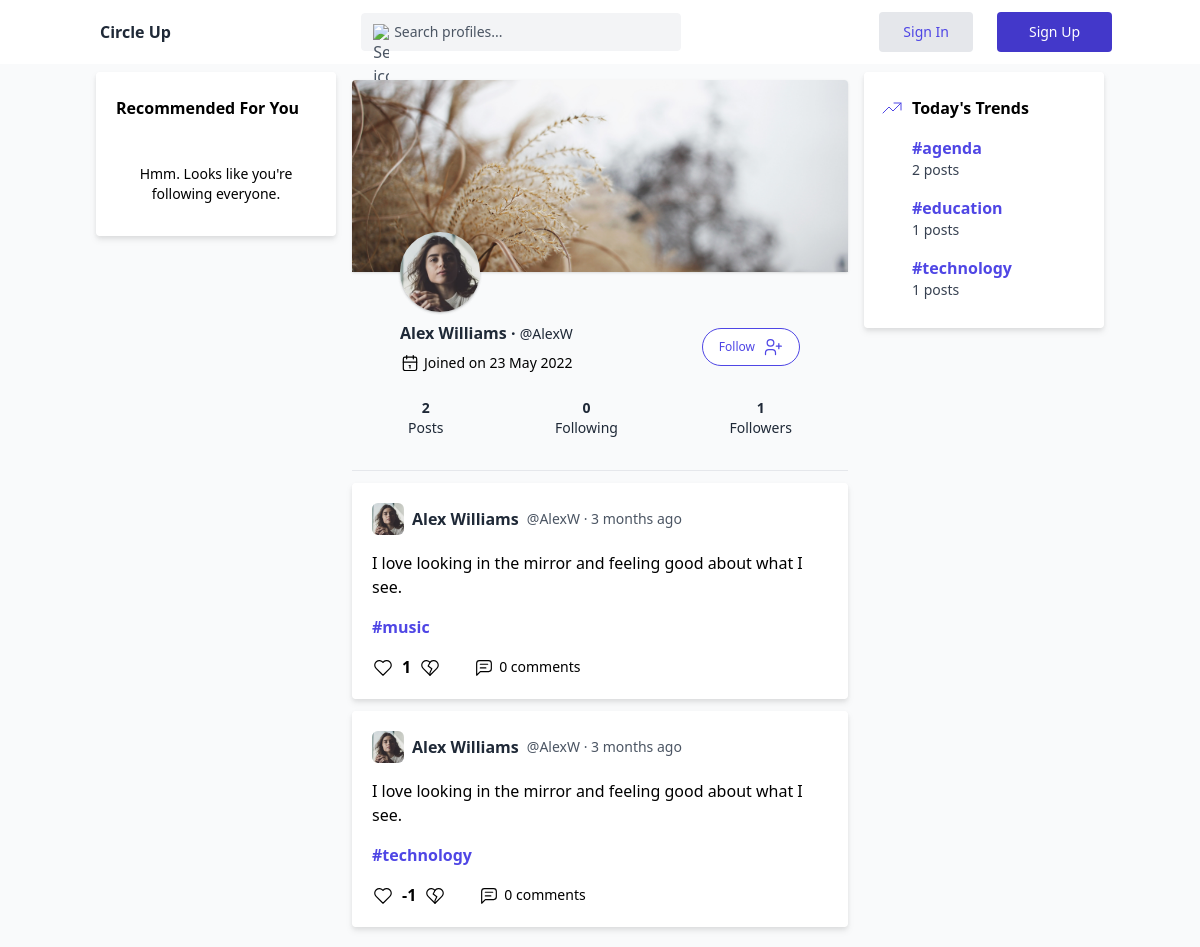
The page /pages/profile.php?user_id=7 on the database its author committed.
### tables this page shows
CREATE TABLE `users` (
  `id` int(11) NOT NULL,
  `username` varchar(255) NOT NULL,
  `first_name` varchar(50) NOT NULL,
  `last_name` varchar(50) NOT NULL,
  `email` varchar(255) NOT NULL,
  `password` varchar(255) NOT NULL,
  `profile_picture` varchar(50) NOT NULL DEFAULT 'default',
  `banner_picture` varchar(50) NOT NULL DEFAULT 'default',
  `role_id` int(11) NOT NULL DEFAULT 3,
  `user_date` timestamp NOT NULL DEFAULT current_timestamp() ON UPDATE current_timestamp()
);

CREATE TABLE `post` (
  `post_id` int(11) NOT NULL,
  `post_title` varchar(280) NOT NULL,
  `post_image` varchar(50) NOT NULL,
  `user_id` int(50) NOT NULL,
  `post_category_id` int(50) NOT NULL,
  `post_date` timestamp NOT NULL DEFAULT current_timestamp()
);

CREATE TABLE `category` (
  `category_id` int(11) NOT NULL,
  `category_title` varchar(50) NOT NULL
);

### scripts/format_date.php (called while the page is built)
<?php
function timeElapsedString($datetime, $full = false)
{
    $now = new DateTime();
    $ago = new DateTime($datetime);
    $diff = $now->diff($ago);
    $diff->w = floor($diff->d / 7);
    $diff->d -= $diff->w * 7;
    $string = [
        'y' => 'year',
        'm' => 'month',
        'w' => 'week',
        'd' => 'day',
        'h' => 'hour',
        'i' => 'minute',
        's' => 'second',
    ];
    foreach ($string as $k => &$v) {
        if ($diff->$k) {
            $v = $diff->$k . " $v" . ($diff->$k > 1 ? 's' : '');
        } else {
            unset($string[$k]);
        }
    }
    if (!$full) {
        $string = array_slice($string, 0, 1);
    }
    return $string ? implode(', ', $string) . ' ago' : 'just now';
}
function formatDateToEnglish($date)
{
    $day = date("d", strtotime($date));
    $month = date("m", strtotime($date)) - 1;
    $year = date("Y", strtotime($date));
    $monthsEN = ["January", "February", "March", "April", "May", "June", "July", "August", "September", "October", "November", "December"];
    return "$day " . $monthsEN[$month] . " $year";
}
?>

### components/content/components/post-card.php (the view, shortened to what this page needs)
<div class="bg-white drop-shadow-md rounded p-5 my-3">
    <div class="flex items-center gap-2">
        <a href="profile.php?user_id=<?php echo $row["id"]; ?>">
            <?php if (isset($row["profile_picture"]) && $row["profile_picture"] == "default") { ?>
                <div class="relative w-8 h-8 overflow-hidden bg-indigo-100 rounded-md">
                    <svg class="absolute text-indigo-500 w-10 h-10 -left-1" fill="currentColor" viewBox="0 0 20 20" xmlns="http://www.w3.org/2000/svg">
                        <path fill-rule="evenodd" d="M10 9a3 3 0 100-6 3 3 0 000 6zm-7 9a7 7 0 1114 0H3z" clip-rule="evenodd"></path>
                    </svg>
                </div>
            <?php } else { ?>
                <img src="../assets/images/user/profile/<?php echo $row["profile_picture"]; ?>" alt="Profile Picture" class="w-8 h-8 rounded-md object-cover" />
            <?php } ?>
        </a>
        <a href="profile.php?user_id=<?php echo $row["id"]; ?>" class="text-gray-800 text-base font-semibold"><?php echo $row["first_name"] . " " . $row["last_name"]; ?></a>
        <p class="text-gray-600 text-sm">@<?php echo $row["username"] ?> · <?php echo timeElapsedString($row["post_date"]) ?></p>
    </div>
    <a href="post.php?post_id=<?php echo $row["post_id"]; ?>">
        <div class="py-4">
            <?php echo htmlspecialchars($row["post_title"]) ?>
        </div>
    </a>
    <a href="?category_id=<?php echo $row["category_id"]; ?>" class="text-indigo-600 text-base font-semibold">#<?php echo htmlspecialchars($row["category_title"]) ?></a>
    <div class="flex mt-4">
        <form method="POST" class="flex items-center">
            <div class="flex items-center cursor-pointer">
                <button type="submit" name="post_like" class="focus:outline-none">
                    <?php
                    $isLikedQuery = "SELECT post_review_type FROM post_review WHERE post_review_user_id = ? AND post_review_post_id = ?";
                    $stmt = $link->prepare($isLikedQuery);
                    $stmt->bind_param("ii", $user_id, $row["post_id"]);
                    $stmt->execute();
                    $result = $stmt->get_result();
                    $post_review_data = $result->fetch_assoc();
                    ?>
                    <svg xmlns="http://www.w3.org/2000/svg" class="cursor-pointer icon icon-tabler icon-tabler-heart hover:fill-indigo-600 <?php echo isset($post_review_data["post_review_type"]) && $post_review_data["post_review_type"] == 1 ? "fill-indigo-600 hover:text-indigo-600" : "" ?>" width="22" height="22" viewBox="0 0 24 24" stroke-width="1.275" stroke="currentcolor" fill="none" stroke-linecap="round" stroke-linejoin="round">
                        <path stroke="none" d="M0 0h24v24H0z" fill="none" />
                        <path d="M19.5 13.572l-7.5 7.428l-7.5 -7.428m0 0a5 5 0 1 1 7.5 -6.566a5 5 0 1 1 7.5 6.572" />
                    </svg>
                </button>
                <div class="font-bold px-2">
                    <?php
                    $likeCountQuery = "SELECT COUNT(*) as like_count FROM post_review WHERE post_review_post_id = ? AND post_review_type = 1";
                    $stmt = $link->prepare($likeCountQuery);
                    $stmt->bind_param("i", $row["post_id"]);
                    $stmt->execute();
                    $result = $stmt->get_result();
                    $like_count = $result->fetch_assoc();
                    $dislikeCountQuery = "SELECT COUNT(*) as dislike_count FROM post_review WHERE post_review_post_id = ? AND post_review_type = -1";
                    $stmt = $link->prepare($dislikeCountQuery);
                    $stmt->bind_param("i", $row["post_id"]);
                    $stmt->execute();
                    $result = $stmt->get_result();
                    $dislike_count = $result->fetch_assoc();
                    echo $like_count["like_count"] - $dislike_count["dislike_count"];
                    ?>
                </div>
                <button type="submit" name="post_dislike" class="focus:outline-none">
                    <svg xmlns="http://www.w3.org/2000/svg" class="cursor-pointer icon icon-tabler icon-tabler-heart-broken hover:fill-indigo-600 <?php echo isset($post_review_data["post_review_type"]) && $post_review_data["post_review_type"] == -1 ? "fill-indigo-600 hover:text-indigo-600" : "" ?>" width="22" height="22" viewBox="0 0 24 24" stroke-width="1.275" stroke="currentcolor" fill="none" stroke-linecap="round" stroke-linejoin="round">
                        <path stroke="none" d="M0 0h24v24H0z" fill="none" />
                        <path d="M19.5 13.572l-7.5 7.428l-7.5 -7.428a5 5 0 1 1 7.5 -6.566a5 5 0 1 1 7.5 6.572" />
                        <path d="M12 7l-2 4l4 3l-2 4v3" />
                    </svg>
                </button>
            </div>
        </form>
        <div class="flex items-center ml-8 cursor-pointer hover:text-indigo-700">
            <?php
            $postCommentCountQuery = "SELECT COUNT(*) AS post_comment_count FROM post
                                    INNER JOIN post_comment ON post_id = post_comment.post_comment_post_id
                                    WHERE post_id = ?
                                    GROUP BY post_comment_post_id";
            $stmt = $link->prepare($postCommentCountQuery);
            $stmt->bind_param("i", $row["post_id"]);
            $stmt->execute();
            $result = $stmt->get_result();
            $post_comment_count = $result->fetch_assoc();
            ?>
            <a href="post.php?post_id=<?php echo $row["post_id"]; ?>" class="text-sm px-1">
                <?php echo (!$result->num_rows) ? "0" : $post_comment_count["post_comment_count"]; ?> comments
            </a>
        </div>
    </div>
</div>

### components/profile/index.php (shortened to what this page needs)
<?php
$user_id = null;
$user_profile_id = $_GET["user_id"];
$userQuery = "SELECT * FROM users WHERE id = ?";
$stmt = $link->prepare($userQuery);
$stmt->bind_param("i", $user_profile_id);
$stmt->execute();
$result = $stmt->get_result();
$userData = $result->fetch_assoc();
if (empty($userData) || empty($user_profile_id)) { ?>
    <div class="pt-16 text-sm text-center">Sorry, the user you're looking for cannot be found.</div>
<?php } else {
    include("../components/profile/profile-card.php"); ?>
    <div class="border-b my-2"></div>
    <?php
    $userAllPostQuery = "SELECT * FROM post
                        INNER JOIN category ON category.category_id = post.post_category_id
                        INNER JOIN users ON users.id = post.user_id
                        WHERE users.id = ?
                        ORDER BY post.post_id DESC;";
    $stmt = $link->prepare($userAllPostQuery);
    $stmt->bind_param("i", $user_profile_id);
    $stmt->execute();
    $userAllPostData = $stmt->get_result();
    if ($userAllPostData->num_rows > 0) {
        while ($row = $userAllPostData->fetch_assoc()) {
            include("../components/content/components/post-card.php");
        }
    }
} ?>

### components/profile/profile-card.php (shortened to what this page needs)
<div class="rounded relative mt-2 h-48 mb-12">
    <?php if ($userData["banner_picture"] == "default") { ?>
        <div class="w-full h-full absolute rounded-t bg-indigo-100 flex justify-center items-center text-indigo-900">
            <svg xmlns="http://www.w3.org/2000/svg" class="icon icon-tabler icon-tabler-photo-off" width="36" height="36" viewBox="0 0 24 24" stroke-width="1" stroke="currentcolor" fill="none" stroke-linecap="round" stroke-linejoin="round">
                <path stroke="none" d="M0 0h24v24H0z" fill="none" />
                <line x1="3" y1="3" x2="21" y2="21" />
                <line x1="15" y1="8" x2="15.01" y2="8" />
                <path d="M19.121 19.122a3 3 0 0 1 -2.121 .878h-10a3 3 0 0 1 -3 -3v-10c0 -.833 .34 -1.587 .888 -2.131m3.112 -.869h9a3 3 0 0 1 3 3v9" />
                <path d="M4 15l4 -4c.928 -.893 2.072 -.893 3 0l5 5" />
                <path d="M16.32 12.34c.577 -.059 1.162 .162 1.68 .66l2 2" />
            </svg>
        </div>
    <?php } else { ?>
        <img src="../assets/images/user/banner/<?php echo $userData["banner_picture"]; ?>" alt="User Banner" class="w-full h-full object-cover absolute shadow rounded-t" />
    <?php } ?>
    <div class="w-20 h-20 rounded-full bg-cover bg-center bg-no-repeat absolute bottom-0 -mb-10 ml-12 shadow flex items-center justify-center">
        <?php if ($userData["profile_picture"] == "default") { ?>
            <div class="relative w-20 h-20 overflow-hidden bg-indigo-100 rounded-full">
                <svg class="absolute text-indigo-500 w-24 h-24 -left-2" fill="currentColor" viewBox="0 0 20 20" xmlns="http://www.w3.org/2000/svg">
                    <path fill-rule="evenodd" d="M10 9a3 3 0 100-6 3 3 0 000 6zm-7 9a7 7 0 1114 0H3z" clip-rule="evenodd"></path>
                </svg>
            </div>
        <?php } else { ?>
            <img src="../assets/images/user/profile/<?php echo $userData["profile_picture"]; ?>" alt="Profile Picture" class="absolute z-0 h-full w-full object-cover rounded-full shadow top-0 left-0 bottom-0 right-0" />
        <?php } ?>
    </div>
</div>
<div class="mx-12 flex items-center justify-between">
    <div>
        <div class="pb-2 text-base font-bold text-gray-800">
            <?php echo $userData["first_name"] . " " . $userData["last_name"]; ?> ·
            <span class="pb-2 text-sm font-normal text-gray-800">@<?php echo $userData["username"]; ?></span>
        </div>
        <div class="flex items-center text-sm gap-1">
            <span>Joined on <?php echo formatDateToEnglish($userData["user_date"]); ?></span>
        </div>
    </div>
    <div>
        <?php if (($user_id == null || $user_id == "undefined") || (!($user_id == null || $user_id == "undefined") && ($user_id != $user_profile_id))) {
            $isFollowingQuery = "SELECT * FROM user_follow WHERE sender_id = ? AND receiver_id = ?;";
            $stmt = $link->prepare($isFollowingQuery);
            $stmt->bind_param("ii", $_SESSION["id"], $_GET["user_id"]);
            $stmt->execute();
            $isFollowing = $stmt->get_result();
            if ($isFollowing->num_rows < 1) { ?>
                <form method="POST">
                    <button name="follow_user" type="submit" class="border border-indigo-600 text-indigo-600 bg-white hover:text-white hover:bg-indigo-600 flex gap-2 items-center my-2 transition duration-150 ease-in-out rounded-full px-4 py-2 text-xs focus:outline-none focus:ring-2 focus:ring-offset-2 focus:ring-indigo-600">
                        <span>Follow</span>
                    </button>
                </form>
            <?php }
        } ?>
    </div>
</div>
<div class="flex justify-between py-6 px-2 mx-12">
    <?php
    $postCountQuery = "SELECT COUNT(*) as total_post_count FROM post INNER JOIN users ON users.id = post.user_id WHERE users.id = ?;";
    $stmt = $link->prepare($postCountQuery);
    $stmt->bind_param("i", $user_profile_id);
    $stmt->execute();
    $result = $stmt->get_result();
    $postCount = $result->fetch_assoc();
    $followingCountQuery = "SELECT COUNT(*) as total_following_count FROM user_follow WHERE user_follow.sender_id = ?;";
    $stmt = $link->prepare($followingCountQuery);
    $stmt->bind_param("i", $user_profile_id);
    $stmt->execute();
    $result = $stmt->get_result();
    $followingCount = $result->fetch_assoc();
    $followerCountQuery = "SELECT COUNT(*) as total_follower_count FROM user_follow WHERE user_follow.receiver_id = ?";
    $stmt = $link->prepare($followerCountQuery);
    $stmt->bind_param("i", $user_profile_id);
    $stmt->execute();
    $result = $stmt->get_result();
    $followerCount = $result->fetch_assoc();
    ?>
    <div class="flex flex-col text-center">
        <h3 class="text-sm text-gray-800 font-bold"><?php echo $postCount["total_post_count"]; ?></h3>
        <p class="text-sm text-gray-800">Posts</p>
    </div>
    <div class="flex flex-col text-center">
        <h3 class="text-sm text-gray-800 font-bold"><?php echo $followingCount["total_following_count"]; ?></h3>
        <p class="text-sm text-gray-800">Following</p>
    </div>
    <div class="flex flex-col text-center">
        <h3 class="text-sm text-gray-800 font-bold"><?php echo $followerCount["total_follower_count"]; ?></h3>
        <p class="text-sm text-gray-800">Followers</p>
    </div>
</div>

### components/right-bar/index.php (shortened to what this page needs)
<?php
include("components/trend-card.php");
function getTrendingCategories($link, $interval = null) {
    $timeConstraint = $interval
        ? "WHERE post_date >= NOW() - INTERVAL 1 $interval"
        : "";
    $query = "
        SELECT
            COUNT(post_id) as post_count,
            category.category_id,
            category.category_title
        FROM post
        INNER JOIN category ON post.post_category_id = category.category_id
        $timeConstraint
        GROUP BY post_category_id
        ORDER BY COUNT(post_id) DESC
        LIMIT 3
    ";
    $stmt = $link->prepare($query);
    $stmt->execute();
    return $stmt->get_result();
}
$timePeriods = [
    'day' => 'Today\'s Trends',
    'week' => 'Weekly Trends',
    'month' => 'Monthly Trends',
    'year' => 'Yearly Trends'
];
foreach ($timePeriods as $period => $title) {
    $trendData = getTrendingCategories($link, $period);
    if ($trendData->num_rows == 3) {
        echo TrendCard($trendData, $title);
        exit();
    }
}
?>

### components/right-bar/components/trend-card.php (shortened to what this page needs)
<?php
function TrendCard($trendData, $title) {
?>
    <div class="bg-white drop-shadow-md rounded px-4 py-6">
        <div class="flex items-center gap-2">
            <h2 class="text-base font-semibold"><?php echo htmlspecialchars($title); ?></h2>
        </div>
        <div class="flex flex-col gap-2 mt-3">
            <?php while ($row = $trendData->fetch_assoc()): ?>
                <a href="?category_id=<?php echo htmlspecialchars($row["category_id"]); ?>"
                   class="flex flex-col py-1 pl-8 hover:bg-indigo-50 transition-colors duration-200">
                    <span class="text-indigo-600 text-base font-semibold">
                        #<?php echo htmlspecialchars($row["category_title"]); ?>
                    </span>
                    <span class="text-gray-700 text-sm">
                        <?php echo number_format($row["post_count"]); ?> posts
                    </span>
                </a>
            <?php endwhile; ?>
        </div>
    </div>
<?php
}
?>

### rows shown on the page
users: banner_picture (picture), profile_picture (picture), first_name "Alex", last_name "Williams", username "AlexW", user_date "23 May 2022"
post: user.profile_picture (picture), user.first_name "Alex", user.last_name "Williams", user.username "AlexW", post_date "3 months ago", post_title "I love looking in the mirror and feeling good about what I see.", category.category_title "music", dislike_count "1"
post: user.profile_picture (picture), user.first_name "Alex", user.last_name "Williams", user.username "AlexW", post_date "3 months ago", post_title "I love looking in the mirror and feeling good about what I see.", category.category_title "technology", dislike_count "-1"
category: category_title "agenda", post_count "2"
category: category_title "education", post_count "1"
category: category_title "technology", post_count "1"

### other values the page prints
$postCount["total_post_count"] "2"
$followingCount["total_following_count"] "0"
$followerCount["total_follower_count"] "1"
$title "Today's Trends"
